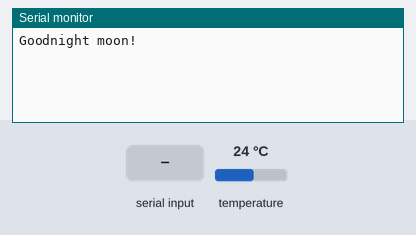
This sketch was run on a simulated Arduino Uno, built for the host (arithmetic inside an expression is 32-bit, double 64-bit). Shown: the last lines printed to the serial monitor. Inputs (shaded band) come from the test bench; at power-on: temperature 24 °C.

Above: at 1.2 s.
1.3 s: "1" received over the second serial link
At 2.9 s:
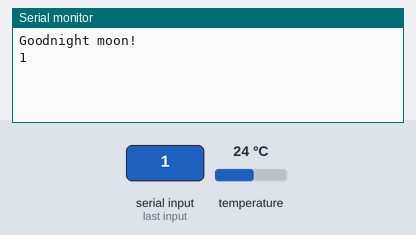
3.6 s: "0" received over the second serial link
At 4.5 s:
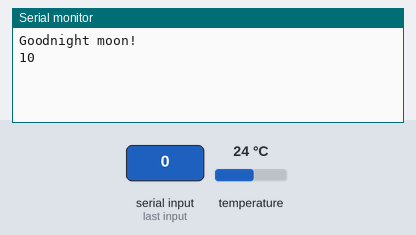

Measured:
- after the input at 1.3 s, the serial monitor: prints a new line after 0.70 s (image 1)
- after the input at 3.6 s, the serial monitor: prints a new line after 0.41 s (image 2)

The sketch:

blue_temp.ino
```cpp
#include <SoftwareSerial.h>

#include <Wire.h>
#include <SPI.h>
#include <Adafruit_Sensor.h>
#include <Adafruit_BME280.h>

#define BME_SCK 13
#define BME_MISO 12
#define BME_MOSI 11
#define BME_CS 10
#define SEALEVELPRESSURE_HPA (1013.25)

Adafruit_BME280 bme;

SoftwareSerial mySerial(3, 2); // RX, TX

unsigned long delayTime;
unsigned long temp;

void setup() {
  // Open serial communications and wait for port to open:
  Serial.begin(9600);
  while (!Serial) {
    ; // wait for serial port to connect. Needed for native USB port only
  }
  bool status;
   status = bme.begin();  //SDA:A4, SCL:A5
    if (!status) {
        Serial.println("Could not find a valid BME280 sensor, check wiring!");
    }
  delayTime = 1000;


  Serial.println("Goodnight moon!");

  // set the data rate for the SoftwareSerial port
  mySerial.begin(9600);

  temp = (unsigned long)bme.readTemperature();

  mySerial.write(bme.readTemperature());

}

void loop() { // run over and over

  if (mySerial.available()) {
    Serial.write(mySerial.read());
  }
  if (Serial.available()) {
    mySerial.write(Serial.read());
  }
    mySerial.write(bme.readTemperature());
    delay(2000);

}
```
